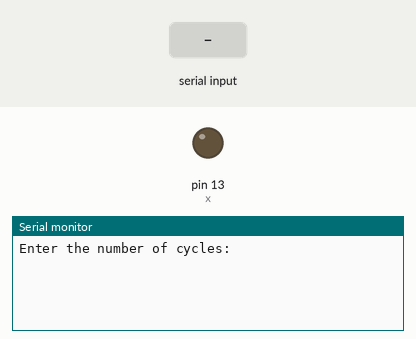
Recording of a sketch running on a simulated Arduino Uno, built with avr-gcc and run on an emulated ATmega328P. Shown: output pins drawn as LEDs (lit = HIGH), the last lines printed to the serial monitor. The test bench sets the inputs (shaded band).

Above: at 0.9 s.
1.0 s: "90,45,200\n" received over Serial
At 1.8 s:
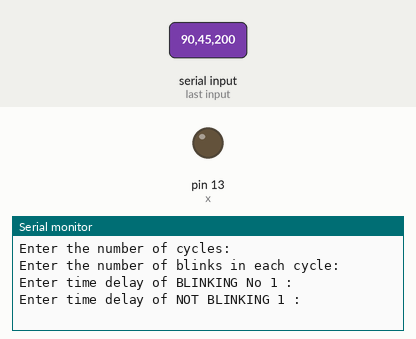
At 2.6 s:
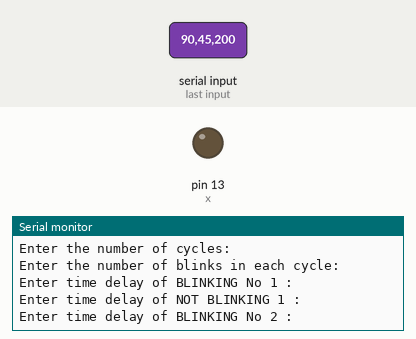

The sketch:

first.ino
```cpp
int x=13,n,c=0,cycles=0;
int b[10],d[10];
void setup()
{
  Serial.begin(19200);
  pinMode(x,OUTPUT);

  Serial.println("Enter the number of cycles: ");
  while(Serial.available()==0){}
  cycles=Serial.parseInt();
  Serial.println("Enter the number of blinks in each cycle: ");
  while(Serial.available()==0){}
  n=Serial.parseInt();

  for(int i=0;i<n;i++)
  {
    Serial.print("Enter time delay of BLINKING No ");
    Serial.print(i+1);
    Serial.println(" : ");
    while(Serial.available()==0){}
    b[i]=Serial.parseInt();
    Serial.print("Enter time delay of NOT BLINKING ");
    Serial.print(i+1);
    Serial.println(" : ");
    while(Serial.available()==0){}
    d[i]=Serial.parseInt();
    }
}

void loop() {
  if(c==cycles)
    exit(0);

  Serial.print("Cycle: ");
  Serial.println(++c);
  for(int i=0;i<n;i++)
  {
  digitalWrite(x,HIGH);
  Serial.print("  Blink: ");
  Serial.println(i+1);
  delay(b[i]);
  digitalWrite(x,LOW);
  delay(d[i]);
  }
  Serial.println();
}
```

Measured:
- after the input at 1.0 s, the serial monitor: prints a new line at once (image 1)
